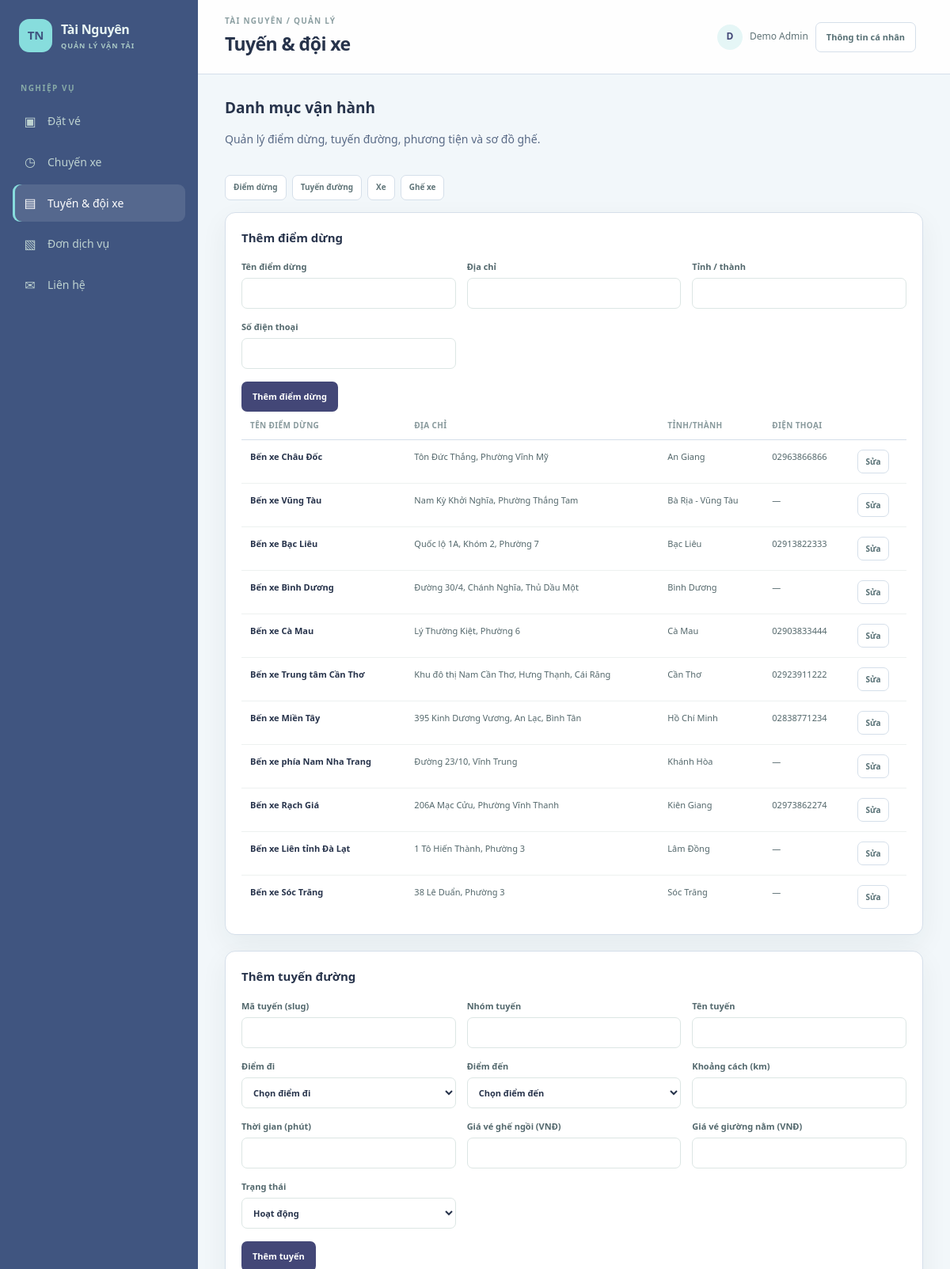
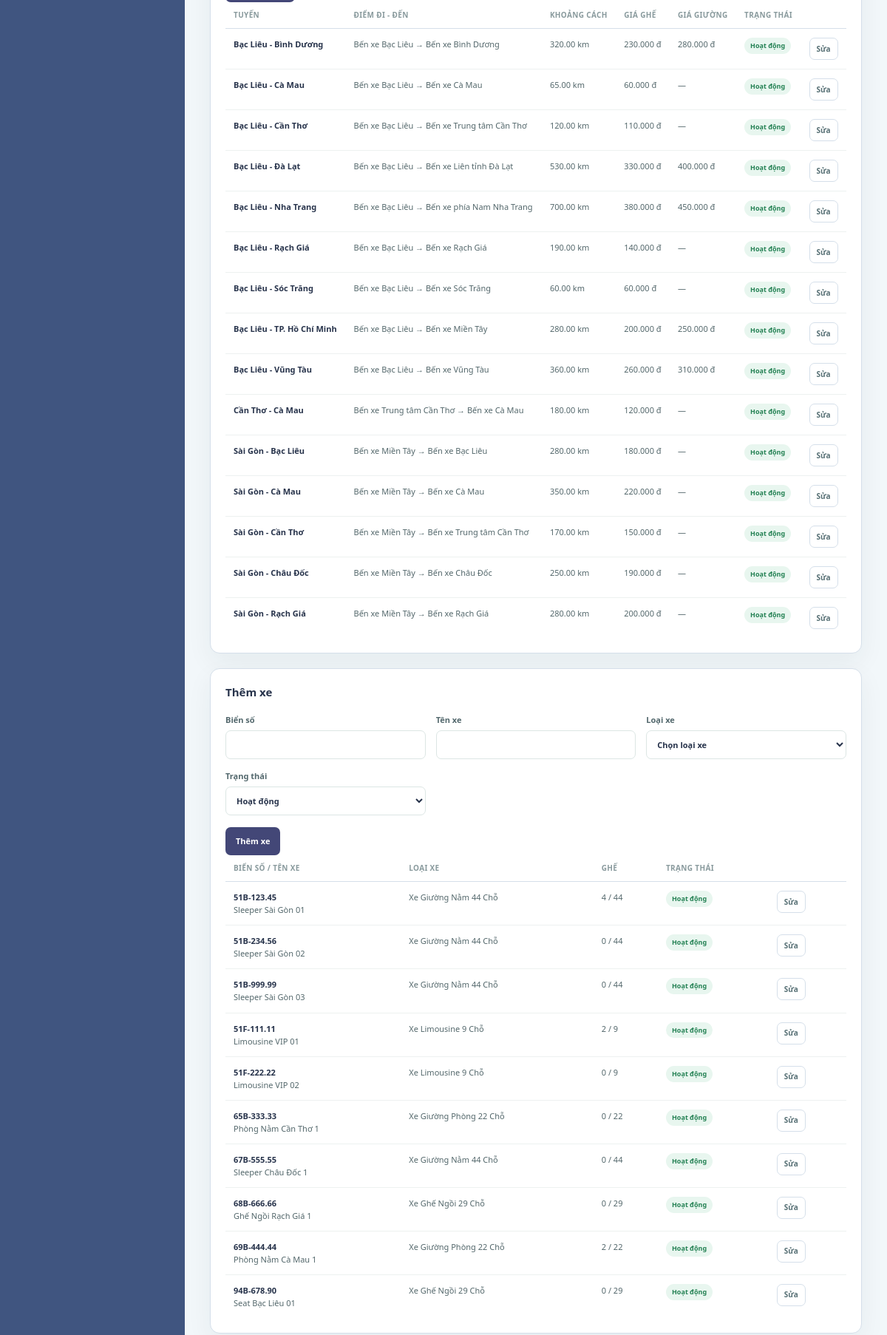
Page /Website_Manage/admin/modules/fleet/fleet.php (signed in, upper part) on the committed database (2 pictures, top to bottom).
### tables this page shows
CREATE TABLE `nguoi_dung` (
  `ma_nguoi_dung` bigint(20) UNSIGNED NOT NULL,
  `ma_vai_tro` int(10) UNSIGNED NOT NULL,
  `ho_ten` varchar(100) NOT NULL,
  `email` varchar(150) DEFAULT NULL,
  `so_dien_thoai` varchar(20) DEFAULT NULL,
  `mat_khau` varchar(255) NOT NULL,
  `dia_chi` varchar(255) DEFAULT NULL,
  `trang_thai` enum('hoat_dong','tam_khoa') NOT NULL DEFAULT 'hoat_dong',
  `ngay_tao` timestamp NOT NULL DEFAULT current_timestamp()
);

CREATE TABLE `diem_dung` (
  `ma_diem_dung` int(10) UNSIGNED NOT NULL,
  `ten_diem_dung` varchar(120) NOT NULL,
  `dia_chi` varchar(255) NOT NULL,
  `tinh_thanh` varchar(100) NOT NULL,
  `so_dien_thoai` varchar(20) DEFAULT NULL
);

CREATE TABLE `tuyen_duong` (
  `ma_tuyen` int(10) UNSIGNED NOT NULL,
  `ten_tuyen` varchar(150) NOT NULL,
  `slug` varchar(150) DEFAULT NULL,
  `nhom_tuyen` varchar(100) DEFAULT NULL,
  `ma_diem_di` int(10) UNSIGNED NOT NULL,
  `ma_diem_den` int(10) UNSIGNED NOT NULL,
  `khoang_cach_km` decimal(8,2) DEFAULT NULL,
  `thoi_gian_phut` int(10) UNSIGNED DEFAULT NULL,
  `gia_ve_co_ban` decimal(12,2) NOT NULL,
  `gia_ve_giuong_nam` decimal(12,2) DEFAULT NULL,
  `trang_thai` enum('hoat_dong','tam_ngung') NOT NULL DEFAULT 'hoat_dong'
);

CREATE TABLE `xe` (
  `ma_xe` int(10) UNSIGNED NOT NULL,
  `ma_loai_xe` int(10) UNSIGNED NOT NULL,
  `bien_so` varchar(20) NOT NULL,
  `ten_xe` varchar(100) DEFAULT NULL,
  `trang_thai` enum('hoat_dong','bao_tri','ngung_hoat_dong') NOT NULL DEFAULT 'hoat_dong'
);

CREATE TABLE `loai_xe` (
  `ma_loai_xe` int(10) UNSIGNED NOT NULL,
  `ten_loai_xe` varchar(100) NOT NULL,
  `so_ghe` int(10) UNSIGNED NOT NULL,
  `mo_ta` text DEFAULT NULL
);

### Website_Manage/admin/_bootstrap.php (called while the page is built, shortened)
<?php
require_once __DIR__ . '/../config/config.php';
function admin_e($value): string
{
    return htmlspecialchars((string) $value, ENT_QUOTES | ENT_SUBSTITUTE, 'UTF-8');
}
function admin_base_url(): string
{
    $scriptName = str_replace('\\', '/', (string) ($_SERVER['SCRIPT_NAME'] ?? ''));
    $adminPosition = strpos($scriptName, '/admin/');
    if ($adminPosition !== false) {
        return substr($scriptName, 0, $adminPosition + strlen('/admin'));
    }
    return rtrim(str_replace('\\', '/', dirname($scriptName)), '/');
}
function admin_url(string $path): string
{
    return admin_base_url() . '/' . ltrim($path, '/');
}
function admin_project_url(string $path): string
{
    $projectBase = dirname(dirname(admin_base_url()));
    return rtrim($projectBase, '/') . '/' . ltrim($path, '/');
}
function admin_asset_url(string $path): string
{
    return admin_project_url('Website_Manage/assets/' . ltrim($path, '/'));
}
function admin_require_staff(): void
{
    global $conn;
    $userId = (int) $_SESSION['account']['id'];
    $stmt = $conn->prepare(
        "SELECT nd.ho_ten, vt.ten_vai_tro
         FROM nguoi_dung nd
         INNER JOIN vai_tro vt ON vt.ma_vai_tro = nd.ma_vai_tro
         WHERE nd.ma_nguoi_dung = ? AND nd.trang_thai = 'hoat_dong' AND nd.ma_vai_tro IN (1, 2)
         LIMIT 1"
    );
    $stmt->bind_param('i', $userId);
    $stmt->execute();
    $staff = $stmt->get_result()->fetch_assoc();
}
function admin_money($amount): string
{
    return number_format((float) $amount, 0, ',', '.') . ' đ';
}
function admin_status_label(string $status): string
{
    $labels = [
        'cho_xac_nhan' => 'Chờ xác nhận',
        'da_xac_nhan' => 'Đã xác nhận',
        'da_thanh_toan' => 'Đã thanh toán',
        'da_huy' => 'Đã hủy',
        'hoan_tien' => 'Hoàn tiền',
        'thanh_cong' => 'Thành công',
        'cho_thanh_toan' => 'Chờ thanh toán',
        'tien_mat' => 'Tiền mặt',
        'chuyen_khoan' => 'Chuyển khoản',
        'vi_dien_tu' => 'Ví điện tử',
        'the_ngan_hang' => 'Thẻ ngân hàng',
        'giu_cho' => 'Giữ chỗ',
        'mo_ban' => 'Mở bán',
        'het_cho' => 'Hết chỗ',
        'dang_chay' => 'Đang chạy',
        'hoan_thanh' => 'Hoàn thành',
        'hoat_dong' => 'Hoạt động',
        'tam_ngung' => 'Tạm ngưng',
        'bao_tri' => 'Bảo trì',
        'ngung_hoat_dong' => 'Ngừng hoạt động',
        'cho_xu_ly' => 'Chờ xử lý',
        'dang_thuc_hien' => 'Đang thực hiện',
        'moi' => 'Mới',
        'dang_xu_ly' => 'Đang xử lý',
        'da_phan_hoi' => 'Đã phản hồi',
        'dong' => 'Đã đóng',
        'cho_lay_hang' => 'Chờ lấy hàng',
        'da_nhan_hang' => 'Đã nhận hàng',
        'dang_van_chuyen' => 'Đang vận chuyển',
        'da_den_noi' => 'Đã đến nơi',
        'da_giao' => 'Đã giao',
        'that_bai' => 'Thất bại',
    ];
    return $labels[$status] ?? $status;
}
function admin_status_class(string $status): string
{
    if (in_array($status, ['da_thanh_toan', 'da_xac_nhan', 'hoan_thanh', 'da_giao', 'da_phan_hoi', 'hoat_dong'], true)) {
        return 'status status-success';
    }
    return 'status';
}

### Website_Manage/admin/modules/fleet/fleet.php (the view, shortened to what this page needs)
<?php
require_once __DIR__ . '/../../_bootstrap.php';
admin_require_staff();
$stops = $conn->query('SELECT * FROM diem_dung ORDER BY tinh_thanh, ten_diem_dung')->fetch_all(MYSQLI_ASSOC);
$routes = $conn->query(
    'SELECT td.*, dd1.ten_diem_dung AS diem_di, dd2.ten_diem_dung AS diem_den
     FROM tuyen_duong td
     INNER JOIN diem_dung dd1 ON dd1.ma_diem_dung = td.ma_diem_di
     INNER JOIN diem_dung dd2 ON dd2.ma_diem_dung = td.ma_diem_den
     ORDER BY td.ten_tuyen'
)->fetch_all(MYSQLI_ASSOC);
$vehicles = $conn->query(
    'SELECT x.*, lx.ten_loai_xe, lx.so_ghe AS suc_chua,
        (SELECT COUNT(*) FROM ghe_xe gx WHERE gx.ma_xe = x.ma_xe) AS so_ghe
     FROM xe x INNER JOIN loai_xe lx ON lx.ma_loai_xe = x.ma_loai_xe
     ORDER BY x.bien_so'
)->fetch_all(MYSQLI_ASSOC);
$editStop = null;
$editRoute = null;
$editVehicle = null;
$activePage = 'fleet';
$pageTitle = 'Tuyến & đội xe';
require __DIR__ . '/../../../includes/header.php';
?>
<div class="page-intro"><div><h2>Danh mục vận hành</h2><p class="muted">Quản lý điểm dừng, tuyến đường, phương tiện và sơ đồ ghế.</p></div></div>
<nav class="section-tabs" aria-label="Các danh mục đội xe">
    <a href="#stops">Điểm dừng</a><a href="#routes">Tuyến đường</a><a href="#vehicles">Xe</a><a href="#seats">Ghế xe</a>
</nav>
<section class="card" id="stops">
    <div class="card-head"><h2><?= $editStop ? 'Sửa điểm dừng' : 'Thêm điểm dừng' ?></h2><?php if ($editStop): ?><a class="button button-light button-small" href="fleet.php#stops">Hủy sửa</a><?php endif; ?></div>
    <form method="post" action="fleet.php#stops" class="stack-form">
        <div class="grid-3">
            <label>Tên điểm dừng<input name="name" maxlength="120" required value="<?= admin_e($editStop['ten_diem_dung'] ?? '') ?>"></label>
            <label>Địa chỉ<input name="address" maxlength="255" required value="<?= admin_e($editStop['dia_chi'] ?? '') ?>"></label>
            <label>Tỉnh / thành<input name="province" maxlength="100" required value="<?= admin_e($editStop['tinh_thanh'] ?? '') ?>"></label>
            <label>Số điện thoại<input name="phone" maxlength="20" value="<?= admin_e($editStop['so_dien_thoai'] ?? '') ?>"></label>
        </div>
        <div class="form-actions"><button class="button button-primary" type="submit"><?= $editStop ? 'Lưu điểm dừng' : 'Thêm điểm dừng' ?></button></div>
    </form>
    <div class="table-wrap"><table><thead><tr><th>Tên điểm dừng</th><th>Địa chỉ</th><th>Tỉnh/thành</th><th>Điện thoại</th><th></th></tr></thead><tbody>
        <?php foreach ($stops as $stop): ?><tr><td><strong><?= admin_e($stop['ten_diem_dung']) ?></strong></td><td><?= admin_e($stop['dia_chi']) ?></td><td><?= admin_e($stop['tinh_thanh']) ?></td><td><?= admin_e($stop['so_dien_thoai'] ?: '—') ?></td><td><a class="button button-light button-small" href="fleet.php?edit_stop=<?= (int) $stop['ma_diem_dung'] ?>#stops">Sửa</a></td></tr><?php endforeach; ?>
    </tbody></table></div>
</section>
<section class="card" id="routes">
    <div class="card-head"><h2><?= $editRoute ? 'Sửa tuyến đường' : 'Thêm tuyến đường' ?></h2><?php if ($editRoute): ?><a class="button button-light button-small" href="fleet.php#routes">Hủy sửa</a><?php endif; ?></div>
    <form method="post" action="fleet.php#routes" class="stack-form">
        <div class="grid-3">
            <label>Mã tuyến (slug)<input name="slug" maxlength="150" pattern="[a-z0-9]+(-[a-z0-9]+)*" required value="<?= admin_e($editRoute['slug'] ?? '') ?>"></label>
            <label>Nhóm tuyến<input name="route_group" maxlength="100" value="<?= admin_e($editRoute['nhom_tuyen'] ?? '') ?>"></label>
            <label>Tên tuyến<input name="name" maxlength="150" required value="<?= admin_e($editRoute['ten_tuyen'] ?? '') ?>"></label>
            <label>Điểm đi<select name="origin_id" required><option value="">Chọn điểm đi</option></select></label>
            <label>Điểm đến<select name="destination_id" required><option value="">Chọn điểm đến</option></select></label>
            <label>Khoảng cách (km)<input type="number" min="0" step="0.1" name="distance" value="<?= admin_e($editRoute['khoang_cach_km'] ?? '') ?>"></label>
            <label>Thời gian (phút)<input type="number" min="0" step="1" name="duration" value="<?= admin_e($editRoute['thoi_gian_phut'] ?? '') ?>"></label>
            <label>Giá vé ghế ngồi (VNĐ)<input type="number" min="0" step="1000" name="base_price" required value="<?= admin_e($editRoute['gia_ve_co_ban'] ?? '') ?>"></label>
            <label>Giá vé giường nằm (VNĐ)<input type="number" min="0" step="1000" name="bed_price" value="<?= admin_e($editRoute['gia_ve_giuong_nam'] ?? '') ?>"></label>
            <label>Trạng thái<select name="status"><option value="hoat_dong" <?= ($editRoute['trang_thai'] ?? 'hoat_dong') === 'hoat_dong' ? 'selected' : '' ?>>Hoạt động</option></select></label>
        </div>
        <div class="form-actions"><button class="button button-primary" type="submit"><?= $editRoute ? 'Lưu tuyến' : 'Thêm tuyến' ?></button></div>
    </form>
    <div class="table-wrap"><table><thead><tr><th>Tuyến</th><th>Điểm đi - đến</th><th>Khoảng cách</th><th>Giá ghế</th><th>Giá giường</th><th>Trạng thái</th><th></th></tr></thead><tbody>
        <?php foreach ($routes as $route): ?><tr><td><strong><?= admin_e($route['ten_tuyen']) ?></strong></td><td><?= admin_e($route['diem_di'] . ' → ' . $route['diem_den']) ?></td><td><?= admin_e($route['khoang_cach_km'] === null ? '—' : $route['khoang_cach_km'] . ' km') ?></td><td><?= admin_e(admin_money($route['gia_ve_co_ban'])) ?></td><td><?= $route['gia_ve_giuong_nam'] === null ? '—' : admin_e(admin_money($route['gia_ve_giuong_nam'])) ?></td><td><span class="<?= admin_e(admin_status_class($route['trang_thai'])) ?>"><?= admin_e(admin_status_label($route['trang_thai'])) ?></span></td><td><a class="button button-light button-small" href="fleet.php?edit_route=<?= (int) $route['ma_tuyen'] ?>#routes">Sửa</a></td></tr><?php endforeach; ?>
    </tbody></table></div>
</section>
<section class="card" id="vehicles">
    <div class="card-head"><h2><?= $editVehicle ? 'Sửa thông tin xe' : 'Thêm xe' ?></h2><?php if ($editVehicle): ?><a class="button button-light button-small" href="fleet.php#vehicles">Hủy sửa</a><?php endif; ?></div>
    <form method="post" action="fleet.php#vehicles" class="stack-form">
        <div class="grid-3">
            <label>Biển số<input name="plate" maxlength="20" required value="<?= admin_e($editVehicle['bien_so'] ?? '') ?>"></label>
            <label>Tên xe<input name="name" maxlength="100" value="<?= admin_e($editVehicle['ten_xe'] ?? '') ?>"></label>
            <label>Loại xe<select name="type_id" required><option value="">Chọn loại xe</option></select></label>
            <label>Trạng thái<select name="status"><?php foreach (['hoat_dong', 'bao_tri', 'ngung_hoat_dong'] as $option): ?><option value="<?= admin_e($option) ?>" <?= ($editVehicle['trang_thai'] ?? 'hoat_dong') === $option ? 'selected' : '' ?>><?= admin_e(admin_status_label($option)) ?></option><?php endforeach; ?></select></label>
        </div>
        <div class="form-actions"><button class="button button-primary" type="submit"><?= $editVehicle ? 'Lưu xe' : 'Thêm xe' ?></button></div>
    </form>
    <div class="table-wrap"><table><thead><tr><th>Biển số / tên xe</th><th>Loại xe</th><th>Ghế</th><th>Trạng thái</th><th></th></tr></thead><tbody>
        <?php foreach ($vehicles as $vehicle): ?><tr><td><strong><?= admin_e($vehicle['bien_so']) ?></strong><br><?= admin_e($vehicle['ten_xe'] ?: 'Chưa đặt tên') ?></td><td><?= admin_e($vehicle['ten_loai_xe']) ?></td><td><?= (int) $vehicle['so_ghe'] ?> / <?= (int) $vehicle['suc_chua'] ?></td><td><span class="<?= admin_e(admin_status_class($vehicle['trang_thai'])) ?>"><?= admin_e(admin_status_label($vehicle['trang_thai'])) ?></span></td><td><a class="button button-light button-small" href="fleet.php?edit_vehicle=<?= (int) $vehicle['ma_xe'] ?>#vehicles">Sửa</a></td></tr><?php endforeach; ?>
    </tbody></table></div>
</section>
<?php require __DIR__ . '/../../../includes/footer.php'; ?>

### Website_Manage/includes/header.php (shortened to what this page needs)
<?php
$activePage = $activePage ?? '';
$pageTitle = $pageTitle ?? 'Khu vực quản lý';
$currentUser = $_SESSION['account'];
?>
<!doctype html>
<html lang="vi">
<head>
    <link rel="stylesheet" href="<?= admin_e(admin_asset_url('css/admin.css')) ?>">
</head>
<body>
<div class="admin-shell">
    <aside class="sidebar">
        <a class="brand" href="<?= admin_e(admin_url('modules/bookings/bookings.php')) ?>"><span class="brand-mark">TN</span><span>Tài Nguyên<small>QUẢN LÝ VẬN TẢI</small></span></a>
        <p class="nav-caption">NGHIỆP VỤ</p>
        <nav class="side-nav" aria-label="Điều hướng quản lý">
            <a class="<?= $activePage === 'bookings' ? 'active' : '' ?>" href="<?= admin_e(admin_url('modules/bookings/bookings.php')) ?>"><span class="nav-icon">▣</span> Đặt vé</a>
            <a class="<?= $activePage === 'trips' ? 'active' : '' ?>" href="<?= admin_e(admin_url('modules/trips/trips.php')) ?>"><span class="nav-icon">◷</span> Chuyến xe</a>
            <a class="<?= $activePage === 'fleet' ? 'active' : '' ?>" href="<?= admin_e(admin_url('modules/fleet/fleet.php')) ?>"><span class="nav-icon">▤</span> Tuyến &amp; đội xe</a>
            <a class="<?= $activePage === 'services' ? 'active' : '' ?>" href="<?= admin_e(admin_url('modules/services/services.php')) ?>"><span class="nav-icon">▧</span> Đơn dịch vụ</a>
            <a class="<?= $activePage === 'contacts' ? 'active' : '' ?>" href="<?= admin_e(admin_url('modules/support/contacts.php')) ?>"><span class="nav-icon">✉</span> Liên hệ</a>
        </nav>
    </aside>
    <main class="main-panel">
        <header class="topbar">
            <div><p class="eyebrow">TÀI NGUYÊN / QUẢN LÝ</p><h1><?= admin_e($pageTitle) ?></h1></div>
            <div class="topbar-user">
                <span class="avatar avatar-small"><?= admin_e(mb_substr($currentUser['name'], 0, 1, 'UTF-8')) ?></span>
                <span><?= admin_e($currentUser['name']) ?></span>
                <a class="button button-light topbar-profile-link" href="<?= admin_e(admin_url('modules/users/profile.php')) ?>">Thông tin cá nhân</a>
            </div>
        </header>
        <div class="content">

### rows in the picture
nguoi_dung: ho_ten "D", ho_ten "Demo Admin"
diem_dung: ten_diem_dung "Bến xe Châu Đốc", dia_chi "Tôn Đức Thắng, Phường Vĩnh Mỹ", tinh_thanh "An Giang", so_dien_thoai "02963866866"
diem_dung: ten_diem_dung "Bến xe Vũng Tàu", dia_chi "Nam Kỳ Khởi Nghĩa, Phường Thắng Tam", tinh_thanh "Bà Rịa - Vũng Tàu", so_dien_thoai "—"
diem_dung: ten_diem_dung "Bến xe Bạc Liêu", dia_chi "Quốc lộ 1A, Khóm 2, Phường 7", tinh_thanh "Bạc Liêu", so_dien_thoai "02913822333"
diem_dung: ten_diem_dung "Bến xe Bình Dương", dia_chi "Đường 30/4, Chánh Nghĩa, Thủ Dầu Một", tinh_thanh "Bình Dương", so_dien_thoai "—"
diem_dung: ten_diem_dung "Bến xe Cà Mau", dia_chi "Lý Thường Kiệt, Phường 6", tinh_thanh "Cà Mau", so_dien_thoai "02903833444"
diem_dung: ten_diem_dung "Bến xe Trung tâm Cần Thơ", dia_chi "Khu đô thị Nam Cần Thơ, Hưng Thạnh, Cái Răng", tinh_thanh "Cần Thơ", so_dien_thoai "02923911222"
diem_dung: ten_diem_dung "Bến xe Miền Tây", dia_chi "395 Kinh Dương Vương, An Lạc, Bình Tân", tinh_thanh "Hồ Chí Minh", so_dien_thoai "02838771234"
diem_dung: ten_diem_dung "Bến xe phía Nam Nha Trang", dia_chi "Đường 23/10, Vĩnh Trung", tinh_thanh "Khánh Hòa", so_dien_thoai "—"
diem_dung: ten_diem_dung "Bến xe Rạch Giá", dia_chi "206A Mạc Cửu, Phường Vĩnh Thanh", tinh_thanh "Kiên Giang", so_dien_thoai "02973862274"
diem_dung: ten_diem_dung "Bến xe Liên tỉnh Đà Lạt", dia_chi "1 Tô Hiến Thành, Phường 3", tinh_thanh "Lâm Đồng", so_dien_thoai "—"
diem_dung: ten_diem_dung "Bến xe Sóc Trăng", dia_chi "38 Lê Duẩn, Phường 3", tinh_thanh "Sóc Trăng", so_dien_thoai "—"
tuyen_duong: ten_tuyen "Bạc Liêu - Bình Dương", diem_den "Bến xe Bạc Liêu → Bến xe Bình Dương", khoang_cach_km "320.00 km", gia_ve_co_ban "230.000 đ", gia_ve_giuong_nam "280.000 đ", trang_thai "Hoạt động"
tuyen_duong: ten_tuyen "Bạc Liêu - Cà Mau", diem_den "Bến xe Bạc Liêu → Bến xe Cà Mau", khoang_cach_km "65.00 km", gia_ve_co_ban "60.000 đ", trang_thai "Hoạt động"
tuyen_duong: ten_tuyen "Bạc Liêu - Cần Thơ", diem_den "Bến xe Bạc Liêu → Bến xe Trung tâm Cần Thơ", khoang_cach_km "120.00 km", gia_ve_co_ban "110.000 đ", trang_thai "Hoạt động"
tuyen_duong: ten_tuyen "Bạc Liêu - Đà Lạt", diem_den "Bến xe Bạc Liêu → Bến xe Liên tỉnh Đà Lạt", khoang_cach_km "530.00 km", gia_ve_co_ban "330.000 đ", gia_ve_giuong_nam "400.000 đ", trang_thai "Hoạt động"
tuyen_duong: ten_tuyen "Bạc Liêu - Nha Trang", diem_den "Bến xe Bạc Liêu → Bến xe phía Nam Nha Trang", khoang_cach_km "700.00 km", gia_ve_co_ban "380.000 đ", gia_ve_giuong_nam "450.000 đ", trang_thai "Hoạt động"
tuyen_duong: ten_tuyen "Bạc Liêu - Rạch Giá", diem_den "Bến xe Bạc Liêu → Bến xe Rạch Giá", khoang_cach_km "190.00 km", gia_ve_co_ban "140.000 đ", trang_thai "Hoạt động"
tuyen_duong: ten_tuyen "Bạc Liêu - Sóc Trăng", diem_den "Bến xe Bạc Liêu → Bến xe Sóc Trăng", khoang_cach_km "60.00 km", gia_ve_co_ban "60.000 đ", trang_thai "Hoạt động"
tuyen_duong: ten_tuyen "Bạc Liêu - TP. Hồ Chí Minh", diem_den "Bến xe Bạc Liêu → Bến xe Miền Tây", khoang_cach_km "280.00 km", gia_ve_co_ban "200.000 đ", gia_ve_giuong_nam "250.000 đ", trang_thai "Hoạt động"
tuyen_duong: ten_tuyen "Bạc Liêu - Vũng Tàu", diem_den "Bến xe Bạc Liêu → Bến xe Vũng Tàu", khoang_cach_km "360.00 km", gia_ve_co_ban "260.000 đ", gia_ve_giuong_nam "310.000 đ", trang_thai "Hoạt động"
tuyen_duong: ten_tuyen "Cần Thơ - Cà Mau", diem_den "Bến xe Trung tâm Cần Thơ → Bến xe Cà Mau", khoang_cach_km "180.00 km", gia_ve_co_ban "120.000 đ", trang_thai "Hoạt động"
tuyen_duong: ten_tuyen "Sài Gòn - Bạc Liêu", diem_den "Bến xe Miền Tây → Bến xe Bạc Liêu", khoang_cach_km "280.00 km", gia_ve_co_ban "180.000 đ", trang_thai "Hoạt động"
tuyen_duong: ten_tuyen "Sài Gòn - Cà Mau", diem_den "Bến xe Miền Tây → Bến xe Cà Mau", khoang_cach_km "350.00 km", gia_ve_co_ban "220.000 đ", trang_thai "Hoạt động"
tuyen_duong: ten_tuyen "Sài Gòn - Cần Thơ", diem_den "Bến xe Miền Tây → Bến xe Trung tâm Cần Thơ", khoang_cach_km "170.00 km", gia_ve_co_ban "150.000 đ", trang_thai "Hoạt động"
tuyen_duong: ten_tuyen "Sài Gòn - Châu Đốc", diem_den "Bến xe Miền Tây → Bến xe Châu Đốc", khoang_cach_km "250.00 km", gia_ve_co_ban "190.000 đ", trang_thai "Hoạt động"
tuyen_duong: ten_tuyen "Sài Gòn - Rạch Giá", diem_den "Bến xe Miền Tây → Bến xe Rạch Giá", khoang_cach_km "280.00 km", gia_ve_co_ban "200.000 đ", trang_thai "Hoạt động"
xe: bien_so "51B-123.45", ten_xe "Sleeper Sài Gòn 01", loai_xe.ten_loai_xe "Xe Giường Nằm 44 Chỗ", so_ghe "4", loai_xe.so_ghe "44", trang_thai "Hoạt động"
xe: bien_so "51B-234.56", ten_xe "Sleeper Sài Gòn 02", loai_xe.ten_loai_xe "Xe Giường Nằm 44 Chỗ", so_ghe "0", loai_xe.so_ghe "44", trang_thai "Hoạt động"
xe: bien_so "51B-999.99", ten_xe "Sleeper Sài Gòn 03", loai_xe.ten_loai_xe "Xe Giường Nằm 44 Chỗ", so_ghe "0", loai_xe.so_ghe "44", trang_thai "Hoạt động"
xe: bien_so "51F-111.11", ten_xe "Limousine VIP 01", loai_xe.ten_loai_xe "Xe Limousine 9 Chỗ", so_ghe "2", loai_xe.so_ghe "9", trang_thai "Hoạt động"
xe: bien_so "51F-222.22", ten_xe "Limousine VIP 02", loai_xe.ten_loai_xe "Xe Limousine 9 Chỗ", so_ghe "0", loai_xe.so_ghe "9", trang_thai "Hoạt động"
xe: bien_so "65B-333.33", ten_xe "Phòng Nằm Cần Thơ 1", loai_xe.ten_loai_xe "Xe Giường Phòng 22 Chỗ", so_ghe "0", loai_xe.so_ghe "22", trang_thai "Hoạt động"
xe: bien_so "67B-555.55", ten_xe "Sleeper Châu Đốc 1", loai_xe.ten_loai_xe "Xe Giường Nằm 44 Chỗ", so_ghe "0", loai_xe.so_ghe "44", trang_thai "Hoạt động"
xe: bien_so "68B-666.66", ten_xe "Ghế Ngồi Rạch Giá 1", loai_xe.ten_loai_xe "Xe Ghế Ngồi 29 Chỗ", so_ghe "0", loai_xe.so_ghe "29", trang_thai "Hoạt động"
xe: bien_so "69B-444.44", ten_xe "Phòng Nằm Cà Mau 1", loai_xe.ten_loai_xe "Xe Giường Phòng 22 Chỗ", so_ghe "2", loai_xe.so_ghe "22", trang_thai "Hoạt động"
xe: bien_so "94B-678.90", ten_xe "Seat Bạc Liêu 01", loai_xe.ten_loai_xe "Xe Ghế Ngồi 29 Chỗ", so_ghe "0", loai_xe.so_ghe "29", trang_thai "Hoạt động"

### other values in the picture
admin_e($pageTitle) "Tuyến & đội xe"
form field status "Hoạt động"
